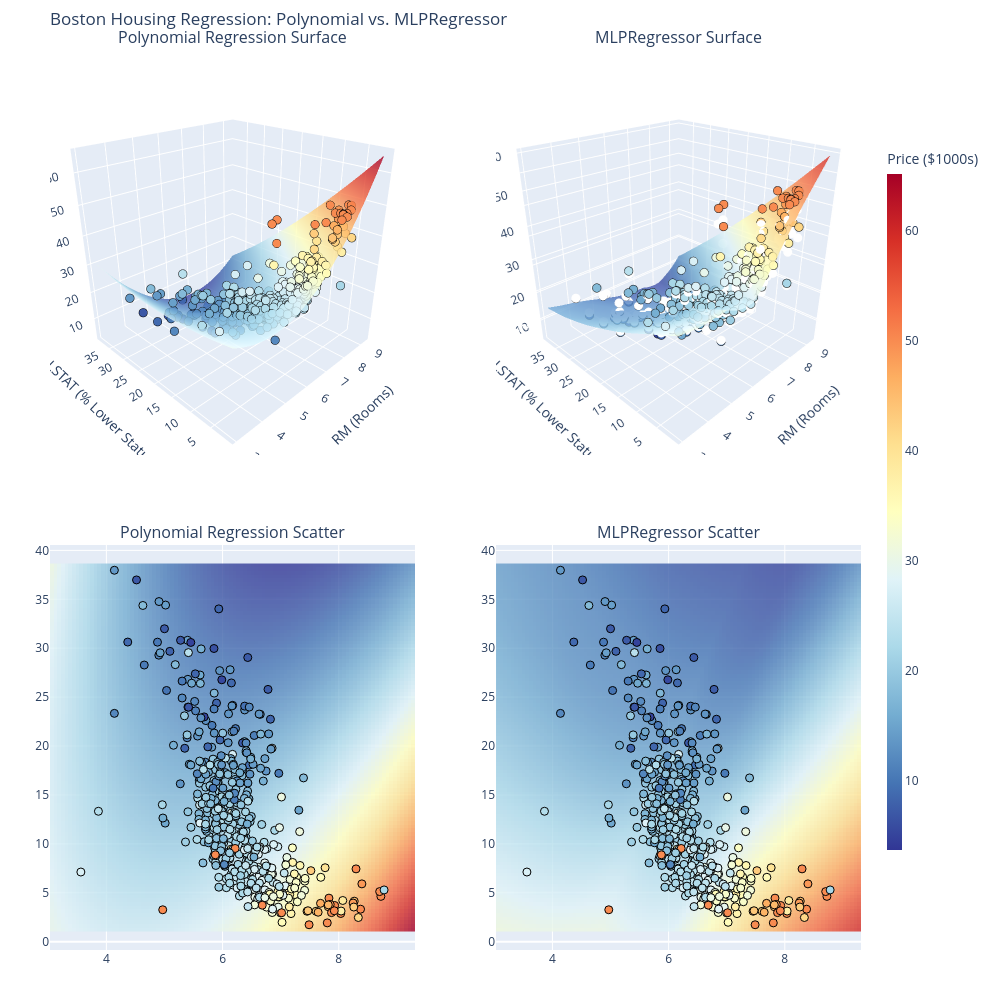

The cell this chart's notebook holds for it:
### Code cell
import numpy as np
import pandas as pd
from sklearn.preprocessing import PolynomialFeatures, StandardScaler
from sklearn.linear_model import LinearRegression
from sklearn.neural_network import MLPRegressor
from sklearn.pipeline import make_pipeline
from sklearn.metrics import mean_squared_error
import plotly.graph_objects as go
from plotly.subplots import make_subplots

# Load and preprocess Boston Housing dataset
data = pd.read_csv("https://raw.githubusercontent.com/marsgr6/r-scripts/refs/heads/master/data/viz_data/boston_housing.csv")
X = data[['RM', 'LSTAT']]  # RM (index 5), LSTAT (index 12)
y = data['PRICE']

# Convert to NumPy arrays to avoid InvalidIndexError with [:, i]
X_np = X.to_numpy()
y_np = y.to_numpy()

# Scale features for MLPRegressor
scaler = StandardScaler()
X_scaled = scaler.fit_transform(X_np)

# Fit models
degree = 2
polyreg = make_pipeline(PolynomialFeatures(degree), LinearRegression())
polyreg.fit(X_np, y_np)

mlp = MLPRegressor(hidden_layer_sizes=(100,), max_iter=1000, random_state=42)
mlp.fit(X_scaled, y_np)

# Create grid for prediction
x_min, x_max = X_np[:, 0].min() - 0.5, X_np[:, 0].max() + 0.5
y_min, y_max = X_np[:, 1].min() - 0.5, X_np[:, 1].max() + 0.5
xx, yy = np.meshgrid(np.linspace(x_min, x_max, 100),
                     np.linspace(y_min, y_max, 100))
grid_points = np.c_[xx.ravel(), yy.ravel()]

Z_poly = polyreg.predict(grid_points).reshape(xx.shape)
grid_points_scaled = scaler.transform(grid_points)
Z_mlp = mlp.predict(grid_points_scaled).reshape(xx.shape)

# Visualization limits
vmin = float(min(y_np.min(), Z_poly.min(), Z_mlp.min()))
vmax = float(max(y_np.max(), Z_poly.max(), Z_mlp.max()))

# Create Plotly figure
fig = make_subplots(
    rows=2, cols=2,
    specs=[[{'type': 'surface'}, {'type': 'surface'}],
           [{'type': 'scatter'}, {'type': 'scatter'}]],
    subplot_titles=('Polynomial Regression Surface', 'MLPRegressor Surface',
                    'Polynomial Regression Scatter', 'MLPRegressor Scatter'),
    horizontal_spacing=0.1,
    vertical_spacing=0.1
)

# 1) 3D Surface: Polynomial Regression
fig.add_trace(
    go.Surface(
        x=xx, y=yy, z=Z_poly,
        colorscale='RdYlBu_r', cmin=vmin, cmax=vmax,
        opacity=0.8,
        showscale=False  # ocultar barra en esta superficie
    ),
    row=1, col=1
)
fig.add_trace(
    go.Scatter3d(
        x=X_np[:, 0], y=X_np[:, 1], z=y_np,
        mode='markers',
        marker=dict(size=5, color=y_np, colorscale='RdYlBu_r',
                    cmin=vmin, cmax=vmax,
                    line=dict(width=1, color='black')),
        showlegend=False
    ),
    row=1, col=1
)

# 2) 3D Surface: MLPRegressor
fig.add_trace(
    go.Surface(
        x=xx, y=yy, z=Z_mlp,
        colorscale='RdYlBu_r', cmin=vmin, cmax=vmax,
        opacity=0.8,
        showscale=False  # ocultar barra en esta superficie
    ),
    row=1, col=2
)
fig.add_trace(
    go.Scatter3d(
        x=X_np[:, 0], y=X_np[:, 1], z=y_np,
        mode='markers',
        marker=dict(size=5, color=y_np, colorscale='RdYlBu_r',
                    cmin=vmin, cmax=vmax,
                    line=dict(width=1, color='black')),
        showlegend=False
    ),
    row=1, col=2
)

# 3) 2D Heatmap + Scatter: Polynomial Regression (deja UNA sola colorbar aquí)
fig.add_trace(
    go.Heatmap(
        x=xx[0, :], y=yy[:, 0], z=Z_poly,
        colorscale='RdYlBu_r', zmin=vmin, zmax=vmax,
        opacity=0.8,
        colorbar=dict(
            title='Price ($1000s)',
            len=0.8,
            thickness=15
        )
    ),
    row=2, col=1
)
fig.add_trace(
    go.Scatter(
        x=X_np[:, 0], y=X_np[:, 1],
        mode='markers',
        marker=dict(size=8, color=y_np, colorscale='RdYlBu_r',
                    cmin=vmin, cmax=vmax,
                    line=dict(width=1, color='black')),
        text=[f'Price: {price:.1f}' for price in y_np],
        hoverinfo='x+y+text',
        showlegend=False
    ),
    row=2, col=1
)

# 4) 2D Heatmap + Scatter: MLPRegressor (sin barra adicional)
fig.add_trace(
    go.Heatmap(
        x=xx[0, :], y=yy[:, 0], z=Z_mlp,
        colorscale='RdYlBu_r', zmin=vmin, zmax=vmax,
        opacity=0.8,
        showscale=False  # sin segunda colorbar
    ),
    row=2, col=2
)
fig.add_trace(
    go.Scatter(
        x=X_np[:, 0], y=X_np[:, 1],
        mode='markers',
        marker=dict(size=8, color=y_np, colorscale='RdYlBu_r',
                    cmin=vmin, cmax=vmax,
                    line=dict(width=1, color='black')),
        text=[f'Price: {price:.1f}' for price in y_np],
        hoverinfo='x+y+text',
        showlegend=False
    ),
    row=2, col=2
)

# Layout
fig.update_layout(
    title_text='Boston Housing Regression: Polynomial vs. MLPRegressor',
    height=1000, width=1000,
    margin=dict(l=50, r=50, t=50, b=50),
    scene1=dict(
        xaxis_title='RM (Rooms)',
        yaxis_title='LSTAT (% Lower Status)',
        zaxis_title='Price ($1000s)',
        camera=dict(eye=dict(x=-1.5, y=-1.5, z=1))
    ),
    scene2=dict(
        xaxis_title='RM (Rooms)',
        yaxis_title='LSTAT (% Lower Status)',
        zaxis_title='Price ($1000s)',
        camera=dict(eye=dict(x=-1.5, y=-1.5, z=1))
    ),
    xaxis3=dict(title='RM (Rooms)'),
    yaxis3=dict(title='LSTAT (% Lower Status)'),
    xaxis4=dict(title='RM (Rooms)'),
    yaxis4=dict(title='LSTAT (% Lower Status)'),
    showlegend=False
)

fig.show()

# Predict and calculate MSE
y_pred_poly = polyreg.predict(X_np)
y_pred_mlp = mlp.predict(X_scaled)
mse_poly = mean_squared_error(y_np, y_pred_poly)
mse_mlp = mean_squared_error(y_np, y_pred_mlp)

# Print MSE for both models
print(f"Polynomial Regression MSE: {mse_poly:.2f}")
print(f"MLPRegressor MSE: {mse_mlp:.2f}")

### Figure 1 — Plotly figure (JSON) as saved in the notebook; plotly's stock layout.template omitted (floating-point values rounded to 4 significant figures; data arrays with more than 128 entries replaced by an {"elided": "..."} marker saying what was removed)
{"data": [{"cmax": 65.13, "cmin": 3.702, "colorscale": [[0, "rgb(49,54,149)"], [0.1, "rgb(69,117,180)"], [0.2, "rgb(116,173,209)"], [0.3, "rgb(171,217,233)"], [0.4, "rgb(224,243,248)"], [0.5, "rgb(255,255,191)"], [0.6, "rgb(254,224,144)"], [0.7, "rgb(253,174,97)"], [0.8, "rgb(244,109,67)"], [0.9, "rgb(215,48,39)"], [1, "rgb(165,0,38)"]], "opacity": 0.8, "scene": "scene", "showscale": false, "type": "surface", "x": {"elided": "100x100 float values"}, "y": {"elided": "100x100 float values"}, "z": {"elided": "100x100 float values"}}, {"marker": {"cmax": 65.13, "cmin": 3.702, "color": {"elided": "506 float values"}, "colorscale": [[0, "rgb(49,54,149)"], [0.1, "rgb(69,117,180)"], [0.2, "rgb(116,173,209)"], [0.3, "rgb(171,217,233)"], [0.4, "rgb(224,243,248)"], [0.5, "rgb(255,255,191)"], [0.6, "rgb(254,224,144)"], [0.7, "rgb(253,174,97)"], [0.8, "rgb(244,109,67)"], [0.9, "rgb(215,48,39)"], [1, "rgb(165,0,38)"]], "line": {"color": "black", "width": 1}, "size": 5}, "mode": "markers", "scene": "scene", "showlegend": false, "type": "scatter3d", "x": {"elided": "506 float values"}, "y": {"elided": "506 float values"}, "z": {"elided": "506 float values"}}, {"cmax": 65.13, "cmin": 3.702, "colorscale": [[0, "rgb(49,54,149)"], [0.1, "rgb(69,117,180)"], [0.2, "rgb(116,173,209)"], [0.3, "rgb(171,217,233)"], [0.4, "rgb(224,243,248)"], [0.5, "rgb(255,255,191)"], [0.6, "rgb(254,224,144)"], [0.7, "rgb(253,174,97)"], [0.8, "rgb(244,109,67)"], [0.9, "rgb(215,48,39)"], [1, "rgb(165,0,38)"]], "opacity": 0.8, "scene": "scene2", "showscale": false, "type": "surface", "x": {"elided": "100x100 float values"}, "y": {"elided": "100x100 float values"}, "z": {"elided": "100x100 float values"}}, {"marker": {"cmax": 65.13, "cmin": 3.702, "color": {"elided": "506 float values"}, "colorscale": [[0, "rgb(49,54,149)"], [0.1, "rgb(69,117,180)"], [0.2, "rgb(116,173,209)"], [0.3, "rgb(171,217,233)"], [0.4, "rgb(224,243,248)"], [0.5, "rgb(255,255,191)"], [0.6, "rgb(254,224,144)"], [0.7, "rgb(253,174,97)"], [0.8, "rgb(244,109,67)"], [0.9, "rgb(215,48,39)"], [1, "rgb(165,0,38)"]], "line": {"color": "black", "width": 1}, "size": 5}, "mode": "markers", "scene": "scene2", "showlegend": false, "type": "scatter3d", "x": {"elided": "506 float values"}, "y": {"elided": "506 float values"}, "z": {"elided": "506 float values"}}, {"colorbar": {"len": 0.8, "thickness": 15, "title": {"text": "Price ($1000s)"}}, "colorscale": [[0, "rgb(49,54,149)"], [0.1, "rgb(69,117,180)"], [0.2, "rgb(116,173,209)"], [0.3, "rgb(171,217,233)"], [0.4, "rgb(224,243,248)"], [0.5, "rgb(255,255,191)"], [0.6, "rgb(254,224,144)"], [0.7, "rgb(253,174,97)"], [0.8, "rgb(244,109,67)"], [0.9, "rgb(215,48,39)"], [1, "rgb(165,0,38)"]], "opacity": 0.8, "type": "heatmap", "x": [3.061, 3.124, 3.187, 3.249, 3.312, 3.375, 3.438, 3.501, 3.564, 3.626, 3.689, 3.752, 3.815, 3.878, 3.94, 4.003, 4.066, 4.129, 4.192, 4.255, 4.317, 4.38, 4.443, 4.506, 4.569, 4.631, 4.694, 4.757, 4.82, 4.883, 4.946, 5.008, 5.071, 5.134, 5.197, 5.26, 5.322, 5.385, 5.448, 5.511, 5.574, 5.637, 5.699, 5.762, 5.825, 5.888, 5.951, 6.013, 6.076, 6.139, 6.202, 6.265, 6.328, 6.39, 6.453, 6.516, 6.579, 6.642, 6.704, 6.767, 6.83, 6.893, 6.956, 7.019, 7.081, 7.144, 7.207, 7.27, 7.333, 7.395, 7.458, 7.521, 7.584, 7.647, 7.71, 7.772, 7.835, 7.898, 7.961, 8.024, 8.086, 8.149, 8.212, 8.275, 8.338, 8.401, 8.463, 8.526, 8.589, 8.652, 8.715, 8.777, 8.84, 8.903, 8.966, 9.029, 9.092, 9.154, 9.217, 9.28], "xaxis": "x", "y": [1.23, 1.606, 1.982, 2.358, 2.735, 3.111, 3.487, 3.863, 4.239, 4.615, 4.992, 5.368, 5.744, 6.12, 6.496, 6.872, 7.249, 7.625, 8.001, 8.377, 8.753, 9.129, 9.506, 9.882, 10.26, 10.63, 11.01, 11.39, 11.76, 12.14, 12.51, 12.89, 13.27, 13.64, 14.02, 14.4, 14.77, 15.15, 15.52, 15.9, 16.28, 16.65, 17.03, 17.4, 17.78, 18.16, 18.53, 18.91, 19.29, 19.66, 20.04, 20.41, 20.79, 21.17, 21.54, 21.92, 22.3, 22.67, 23.05, 23.42, 23.8, 24.18, 24.55, 24.93, 25.3, 25.68, 26.06, 26.43, 26.81, 27.19, 27.56, 27.94, 28.31, 28.69, 29.07, 29.44, 29.82, 30.19, 30.57, 30.95, 31.32, 31.7, 32.08, 32.45, 32.83, 33.2, 33.58, 33.96, 34.33, 34.71, 35.08, 35.46, 35.84, 36.21, 36.59, 36.97, 37.34, 37.72, 38.09, 38.47], "yaxis": "y", "z": {"elided": "100x100 float values"}, "zmax": 65.13, "zmin": 3.702}, {"hoverinfo": "x+y+text", "marker": {"cmax": 65.13, "cmin": 3.702, "color": {"elided": "506 float values"}, "colorscale": [[0, "rgb(49,54,149)"], [0.1, "rgb(69,117,180)"], [0.2, "rgb(116,173,209)"], [0.3, "rgb(171,217,233)"], [0.4, "rgb(224,243,248)"], [0.5, "rgb(255,255,191)"], [0.6, "rgb(254,224,144)"], [0.7, "rgb(253,174,97)"], [0.8, "rgb(244,109,67)"], [0.9, "rgb(215,48,39)"], [1, "rgb(165,0,38)"]], "line": {"color": "black", "width": 1}, "size": 8}, "mode": "markers", "showlegend": false, "text": {"elided": "506 str values"}, "type": "scatter", "x": {"elided": "506 float values"}, "xaxis": "x", "y": {"elided": "506 float values"}, "yaxis": "y"}, {"colorscale": [[0, "rgb(49,54,149)"], [0.1, "rgb(69,117,180)"], [0.2, "rgb(116,173,209)"], [0.3, "rgb(171,217,233)"], [0.4, "rgb(224,243,248)"], [0.5, "rgb(255,255,191)"], [0.6, "rgb(254,224,144)"], [0.7, "rgb(253,174,97)"], [0.8, "rgb(244,109,67)"], [0.9, "rgb(215,48,39)"], [1, "rgb(165,0,38)"]], "opacity": 0.8, "showscale": false, "type": "heatmap", "x": [3.061, 3.124, 3.187, 3.249, 3.312, 3.375, 3.438, 3.501, 3.564, 3.626, 3.689, 3.752, 3.815, 3.878, 3.94, 4.003, 4.066, 4.129, 4.192, 4.255, 4.317, 4.38, 4.443, 4.506, 4.569, 4.631, 4.694, 4.757, 4.82, 4.883, 4.946, 5.008, 5.071, 5.134, 5.197, 5.26, 5.322, 5.385, 5.448, 5.511, 5.574, 5.637, 5.699, 5.762, 5.825, 5.888, 5.951, 6.013, 6.076, 6.139, 6.202, 6.265, 6.328, 6.39, 6.453, 6.516, 6.579, 6.642, 6.704, 6.767, 6.83, 6.893, 6.956, 7.019, 7.081, 7.144, 7.207, 7.27, 7.333, 7.395, 7.458, 7.521, 7.584, 7.647, 7.71, 7.772, 7.835, 7.898, 7.961, 8.024, 8.086, 8.149, 8.212, 8.275, 8.338, 8.401, 8.463, 8.526, 8.589, 8.652, 8.715, 8.777, 8.84, 8.903, 8.966, 9.029, 9.092, 9.154, 9.217, 9.28], "xaxis": "x2", "y": [1.23, 1.606, 1.982, 2.358, 2.735, 3.111, 3.487, 3.863, 4.239, 4.615, 4.992, 5.368, 5.744, 6.12, 6.496, 6.872, 7.249, 7.625, 8.001, 8.377, 8.753, 9.129, 9.506, 9.882, 10.26, 10.63, 11.01, 11.39, 11.76, 12.14, 12.51, 12.89, 13.27, 13.64, 14.02, 14.4, 14.77, 15.15, 15.52, 15.9, 16.28, 16.65, 17.03, 17.4, 17.78, 18.16, 18.53, 18.91, 19.29, 19.66, 20.04, 20.41, 20.79, 21.17, 21.54, 21.92, 22.3, 22.67, 23.05, 23.42, 23.8, 24.18, 24.55, 24.93, 25.3, 25.68, 26.06, 26.43, 26.81, 27.19, 27.56, 27.94, 28.31, 28.69, 29.07, 29.44, 29.82, 30.19, 30.57, 30.95, 31.32, 31.7, 32.08, 32.45, 32.83, 33.2, 33.58, 33.96, 34.33, 34.71, 35.08, 35.46, 35.84, 36.21, 36.59, 36.97, 37.34, 37.72, 38.09, 38.47], "yaxis": "y2", "z": {"elided": "100x100 float values"}, "zmax": 65.13, "zmin": 3.702}, {"hoverinfo": "x+y+text", "marker": {"cmax": 65.13, "cmin": 3.702, "color": {"elided": "506 float values"}, "colorscale": [[0, "rgb(49,54,149)"], [0.1, "rgb(69,117,180)"], [0.2, "rgb(116,173,209)"], [0.3, "rgb(171,217,233)"], [0.4, "rgb(224,243,248)"], [0.5, "rgb(255,255,191)"], [0.6, "rgb(254,224,144)"], [0.7, "rgb(253,174,97)"], [0.8, "rgb(244,109,67)"], [0.9, "rgb(215,48,39)"], [1, "rgb(165,0,38)"]], "line": {"color": "black", "width": 1}, "size": 8}, "mode": "markers", "showlegend": false, "text": {"elided": "506 str values"}, "type": "scatter", "x": {"elided": "506 float values"}, "xaxis": "x2", "y": {"elided": "506 float values"}, "yaxis": "y2"}], "layout": {"annotations": [{"font": {"size": 16}, "showarrow": false, "text": "Polynomial Regression Surface", "x": 0.225, "xanchor": "center", "xref": "paper", "y": 1, "yanchor": "bottom", "yref": "paper"}, {"font": {"size": 16}, "showarrow": false, "text": "MLPRegressor Surface", "x": 0.775, "xanchor": "center", "xref": "paper", "y": 1, "yanchor": "bottom", "yref": "paper"}, {"font": {"size": 16}, "showarrow": false, "text": "Polynomial Regression Scatter", "x": 0.225, "xanchor": "center", "xref": "paper", "y": 0.45, "yanchor": "bottom", "yref": "paper"}, {"font": {"size": 16}, "showarrow": false, "text": "MLPRegressor Scatter", "x": 0.775, "xanchor": "center", "xref": "paper", "y": 0.45, "yanchor": "bottom", "yref": "paper"}], "height": 1000, "margin": {"b": 50, "l": 50, "r": 50, "t": 50}, "scene": {"camera": {"eye": {"x": -1.5, "y": -1.5, "z": 1}}, "domain": {"x": [0, 0.45], "y": [0.55, 1]}, "xaxis": {"title": {"text": "RM (Rooms)"}}, "yaxis": {"title": {"text": "LSTAT (% Lower Status)"}}, "zaxis": {"title": {"text": "Price ($1000s)"}}}, "scene2": {"camera": {"eye": {"x": -1.5, "y": -1.5, "z": 1}}, "domain": {"x": [0.55, 1], "y": [0.55, 1]}, "xaxis": {"title": {"text": "RM (Rooms)"}}, "yaxis": {"title": {"text": "LSTAT (% Lower Status)"}}, "zaxis": {"title": {"text": "Price ($1000s)"}}}, "showlegend": false, "title": {"text": "Boston Housing Regression: Polynomial vs. MLPRegressor"}, "width": 1000, "xaxis": {"anchor": "y", "domain": [0, 0.45]}, "xaxis2": {"anchor": "y2", "domain": [0.55, 1]}, "xaxis3": {"title": {"text": "RM (Rooms)"}}, "xaxis4": {"title": {"text": "RM (Rooms)"}}, "yaxis": {"anchor": "x", "domain": [0, 0.45]}, "yaxis2": {"anchor": "x2", "domain": [0, 0.45]}, "yaxis3": {"title": {"text": "LSTAT (% Lower Status)"}}, "yaxis4": {"title": {"text": "LSTAT (% Lower Status)"}}}}
